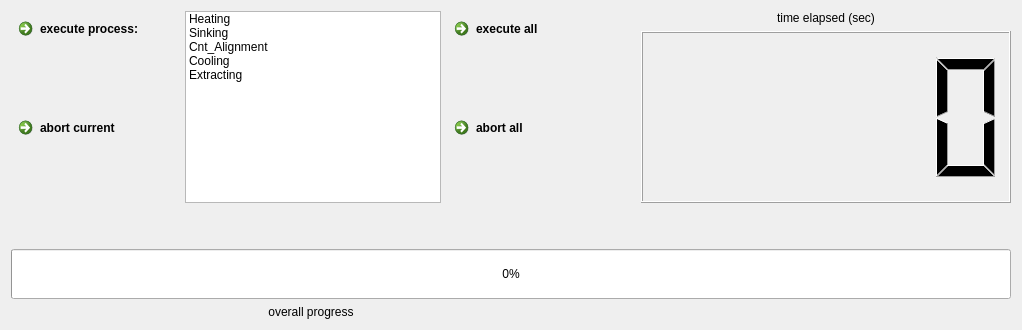
      <widget class="QWidget" name="Main">
       <attribute name="title">
        <string>Main</string>
       </attribute>
       <layout class="QHBoxLayout" name="horizontalLayout_75">
        <item>
         <layout class="QVBoxLayout" name="verticalLayout_56">
          <item>
           <layout class="QHBoxLayout" name="horizontalLayout_74">
            <item>
             <layout class="QHBoxLayout" name="horizontalLayout_73">
              <item>
               <layout class="QVBoxLayout" name="verticalLayout_4">
                <item>
                 <widget class="QCommandLinkButton" name="execute_process">
                  <property name="sizePolicy">
                   <sizepolicy hsizetype="Fixed" vsizetype="Preferred">
                    <horstretch>0</horstretch>
                    <verstretch>0</verstretch>
                   </sizepolicy>
                  </property>
                  <property name="maximumSize">
                   <size>
                    <width>200</width>
                    <height>200</height>
                   </size>
                  </property>
                  <property name="text">
                   <string>execute process:</string>
                  </property>
                 </widget>
                </item>
                <item>
                 <widget class="QCommandLinkButton" name="abort_current">
                  <property name="sizePolicy">
                   <sizepolicy hsizetype="Fixed" vsizetype="Preferred">
                    <horstretch>0</horstretch>
                    <verstretch>0</verstretch>
                   </sizepolicy>
                  </property>
                  <property name="maximumSize">
                   <size>
                    <width>200</width>
                    <height>200</height>
                   </size>
                  </property>
                  <property name="text">
                   <string>abort current</string>
                  </property>
                 </widget>
                </item>
               </layout>
              </item>
              <item>
               <widget class="QListWidget" name="processList">
                <property name="sizePolicy">
                 <sizepolicy hsizetype="Fixed" vsizetype="Fixed">
                  <horstretch>0</horstretch>
                  <verstretch>0</verstretch>
                 </sizepolicy>
                </property>
                <property name="mouseTracking">
                 <bool>false</bool>
                </property>
                <property name="focusPolicy">
                 <enum>Qt::NoFocus</enum>
                </property>
                <property name="autoFillBackground">
                 <bool>true</bool>
                </property>
                <property name="autoScroll">
                 <bool>true</bool>
                </property>
                <property name="editTriggers">
                 <set>QAbstractItemView::DoubleClicked|QAbstractItemView::EditKeyPressed|QAbstractItemView::SelectedClicked</set>
                </property>
                <property name="selectionMode">
                 <enum>QAbstractItemView::SingleSelection</enum>
                </property>
                <property name="selectionBehavior">
                 <enum>QAbstractItemView::SelectItems</enum>
                </property>
                <item>
                 <property name="text">
                  <string>Heating</string>
                 </property>
                </item>
                <item>
                 <property name="text">
                  <string>Sinking</string>
                 </property>
                </item>
                <item>
                 <property name="text">
                  <string>Cnt_Alignment</string>
                 </property>
                </item>
                <item>
                 <property name="text">
                  <string>Cooling</string>
                 </property>
                </item>
                <item>
                 <property name="text">
                  <string>Extracting</string>
                 </property>
                </item>
               </widget>
              </item>
              <item>
               <layout class="QVBoxLayout" name="verticalLayout_5">
                <item>
                 <widget class="QCommandLinkButton" name="execute_all_processes">
                  <property name="maximumSize">
                   <size>
                    <width>200</width>
                    <height>200</height>
                   </size>
                  </property>
                  <property name="text">
                   <string>execute all</string>
                  </property>
                 </widget>
                </item>
                <item>
                 <widget class="QCommandLinkButton" name="abort_all">
                  <property name="sizePolicy">
                   <sizepolicy hsizetype="Fixed" vsizetype="Preferred">
                    <horstretch>0</horstretch>
                    <verstretch>0</verstretch>
                   </sizepolicy>
                  </property>
                  <property name="maximumSize">
                   <size>
                    <width>200</width>
                    <height>200</height>
                   </size>
                  </property>
                  <property name="text">
                   <string>abort all</string>
                  </property>
                 </widget>
                </item>
               </layout>
              </item>
             </layout>
            </item>
            <item>
             <spacer name="horizontalSpacer_82">
              <property name="orientation">
               <enum>Qt::Horizontal</enum>
              </property>
              <property name="sizeType">
               <enum>QSizePolicy::Minimum</enum>
              </property>
              <property name="sizeHint" stdset="0">
               <size>
                <width>20</width>
                <height>20</height>
               </size>
              </property>
             </spacer>
            </item>
            <item>
             <layout class="QVBoxLayout" name="verticalLayout_55">
              <item>
               <widget class="QLabel" name="label_67">
                <property name="sizePolicy">
                 <sizepolicy hsizetype="Fixed" vsizetype="Fixed">
                  <horstretch>0</horstretch>
                  <verstretch>0</verstretch>
                 </sizepolicy>
                </property>
                <property name="maximumSize">
                 <size>
                  <width>500</width>
                  <height>16777215</height>
                 </size>
                </property>
                <property name="text">
                 <string>time elapsed (sec)</string>
                </property>
                <property name="alignment">
                 <set>Qt::AlignCenter</set>
                </property>
               </widget>
              </item>
              <item>
               <widget class="QLCDNumber" name="time_processes">
                <property name="sizePolicy">
                 <sizepolicy hsizetype="Fixed" vsizetype="Fixed">
                  <horstretch>0</horstretch>
                  <verstretch>0</verstretch>
                 </sizepolicy>
                </property>
                <property name="minimumSize">
                 <size>
                  <width>100</width>
                  <height>100</height>
                 </size>
                </property>
                <property name="maximumSize">
                 <size>
                  <width>450</width>
                  <height>450</height>
                 </size>
                </property>
                <property name="acceptDrops">
                 <bool>false</bool>
                </property>
                <property name="autoFillBackground">
                 <bool>true</bool>
                </property>
               </widget>
              </item>
             </layout>
            </item>
           </layout>
          </item>
          <item>
           <spacer name="verticalSpacer_7">
            <property name="orientation">
             <enum>Qt::Vertical</enum>
            </property>
            <property name="sizeHint" stdset="0">
             <size>
              <width>20</width>
              <height>40</height>
             </size>
            </property>
           </spacer>
          </item>
          <item>
           <layout class="QVBoxLayout" name="verticalLayout">
            <item>
             <widget class="QProgressBar" name="progressBar">
              <property name="minimumSize">
               <size>
                <width>1000</width>
                <height>50</height>
               </size>
              </property>
              <property name="maximumSize">
               <size>
                <width>1000</width>
                <height>100</height>
               </size>
              </property>
              <property name="autoFillBackground">
               <bool>true</bool>
              </property>
              <property name="value">
               <number>0</number>
              </property>
             </widget>
            </item>
            <item>
             <widget class="QLabel" name="label_5">
              <property name="sizePolicy">
               <sizepolicy hsizetype="Fixed" vsizetype="Fixed">
                <horstretch>0</horstretch>
                <verstretch>50</verstretch>
               </sizepolicy>
              </property>
              <property name="maximumSize">
               <size>
                <width>600</width>
                <height>20</height>
               </size>
              </property>
              <property name="text">
               <string>overall progress</string>
              </property>
              <property name="alignment">
               <set>Qt::AlignCenter</set>
              </property>
             </widget>
            </item>
           </layout>
          </item>
         </layout>
        </item>
       </layout>
      </widget>
